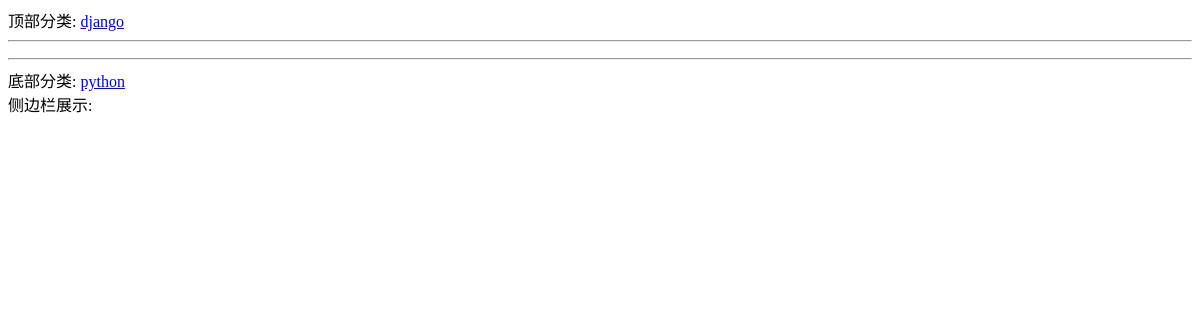
Before: / with the older database file.
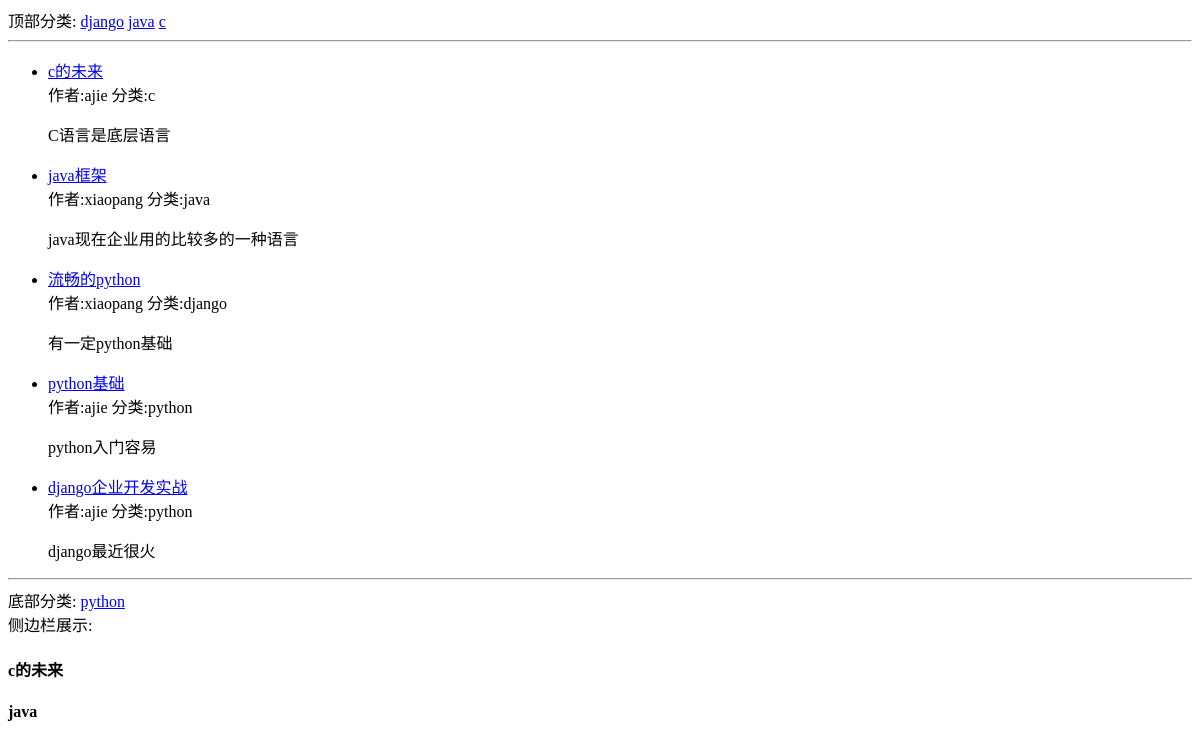
After: the same page with the newer database file.
### blog/models.py (models this page shows, shortened)
class Category(models.Model):
    STATUS_NORMAL = 1
    STATUS_DELETE = 0
    STATUS_ITEMS = (
        (STATUS_NORMAL, '正常'),
        (STATUS_DELETE, '删除'),
    )
    name = models.CharField(max_length=50, verbose_name='名称')
    status = models.PositiveIntegerField(default=STATUS_NORMAL, choices=STATUS_ITEMS, verbose_name='状态')
    is_nav = models.BooleanField(default=False, verbose_name='是否为导航')
    owner = models.ForeignKey(User, verbose_name='作者')
    created_time = models.DateTimeField(auto_now_add=True, verbose_name='创建时间')
    pv = models.PositiveIntegerField(default=1)
    uv = models.PositiveIntegerField(default=1)
    class Meta:
        verbose_name = verbose_name_plural = '分类'
    @classmethod
    def get_navs(cls):
        categories = cls.objects.filter(status=cls.STATUS_NORMAL)
        nav_categories = []
        normal_categories = []
        for cate in categories:
            if cate.is_nav:
                nav_categories.append(cate)
            else:
                normal_categories.append(cate)
        return {
            'navs': nav_categories,
            'categories': normal_categories,
        }

class Post(models.Model):
    STATUS_NORMAL = 1
    STATUS_DELETE = 0
    STATUS_DRAFT = 2  # draft
    STATUS_ITEMS = (
        (STATUS_NORMAL, '正常'),
        (STATUS_DELETE, '删除'),
    )
    title = models.CharField(max_length=255, verbose_name='标题')
    desc = models.CharField(max_length=1024, blank=True, verbose_name='摘要')
    content = models.TextField(verbose_name='正文', help_text='正文必须为Markdown格式')
    status = models.PositiveIntegerField(default=STATUS_NORMAL, choices=STATUS_ITEMS, verbose_name='状态')
    category = models.ForeignKey(Category, verbose_name='分类')
    tag = models.ManyToManyField(Tag, verbose_name='标签')
    owner = models.ForeignKey(User, verbose_name='作者')
    created_time = models.DateTimeField(auto_now_add=True, verbose_name='创建时间')
    class Meta:
        verbose_name = verbose_name_plural = '文章'
        ordering = ['-id']  # 根据id进行降序排序

### config/models.py (models this page shows, shortened)
class SideBar(models.Model):
    STATUS_SHOW = 1
    STATUS_HIDE = 0
    STATUS_ITEMS = (
        (STATUS_SHOW, '展示'),
        (STATUS_HIDE, '隐藏'),
    )
    DISPLAY_HTML = 1
    DISPLAY_LATEST = 2
    DISPLAY_HOT = 3
    DISPLAY_COMMENT = 4
    SIDE_TYPE = (
        (DISPLAY_HTML, 'HTML'),
        (DISPLAY_LATEST, '最新文章'),
        (DISPLAY_HOT, '最热文章'),
        (DISPLAY_COMMENT, '最近评论'),
    )
    title = models.CharField(max_length=50, verbose_name='标题')
    display_type = models.PositiveIntegerField(default=1, choices=SIDE_TYPE, verbose_name='展示类型')
    content = models.CharField(max_length=500, blank=True, verbose_name='内容', help_text='如果设置的不是HTML类型,可为空')
    status = models.PositiveIntegerField(default=STATUS_SHOW, choices=STATUS_ITEMS, verbose_name='状态')
    owner = models.ForeignKey(User, verbose_name='作者')
    created_time = models.DateTimeField(auto_now_add=True, verbose_name='创建时间')
    class Meta:
        verbose_name = verbose_name_plural = '侧边栏'
    @classmethod
    def get_all(cls):
        return cls.objects.filter(status=cls.STATUS_SHOW)

### blog/views.py (the view)
# urls.py: url(r'^$', IndexView.as_view(), name='index'),
class IndexView(CommonViewMixin, ListView):
    queryset = Post.latest_posts()
    paginate_by = 5
    context_object_name = 'post_list'
    template_name = 'blog/list.html'

### blog/views.py (called while the page is built)
    def get_context_data(self, **kwargs):
        context = super().get_context_data(**kwargs)
        context.update({
            'sidebars': SideBar.get_all(),
        })
        context.update(Category.get_navs())
        return context

### typeidea/templates/blog/list.html (shortened to what this page needs)
<!DOCTYPE html>
<html lang="en">
<head>
</head>
<body>
{% extends './base.html' %}
{% block main %}
    <ul>
        {% for post in post_list %}
            <li>
                <a href={% url 'post-detail' post.id %}>{{ post.title }}</a>
                <div>
                    <span>作者:{{ post.owner.username }}</span>
                    <span>分类:{{ post.category.name }}</span>
                </div>
                <p>{{ post.desc }}</p>
            </li>
        {% endfor %}
    </ul>
{% endblock %}

### typeidea/templates/blog/base.html (shortened to what this page needs)
<!DOCTYPE html>
<html lang="en">
<head>
</head>
<body>
<div>顶部分类:
    {% for cate in navs %}
        <a href="/category/{{ cate.id }}/">{{ cate.name }}</a>
    {% endfor %}
</div>
<hr>
{% block main %}
{% endblock %}
<hr>
<div>底部分类:
    {% for cate in categories %}
        <a href="/category/{{ cate.id }}/">{{ cate.name }}</a>
    {% endfor %}
</div>
<div>侧边栏展示:
    {% for sidebar in sidebars %}
        <h4>{{ sidebar.title }}</h4>
    {% endfor %}
</div>
</body>
</html>

Changed rows visible on the page:
added Category: name "java"
added Category: name "c"
added Post: title "c的未来", owner.username "ajie", category.name "c", desc "C语言是底层语言"
added Post: title "java框架", owner.username "xiaopang", category.name "java", desc "java现在企业用的比较多的一种语言"
added Post: title "流畅的python", owner.username "xiaopang", category.name "django", desc "有一定python基础"
added Post: title "python基础", owner.username "ajie", category.name "python", desc "python入门容易"
added Post: title "django企业开发实战", owner.username "ajie", category.name "python", desc "django最近很火"
added SideBar: title "c的未来"
added SideBar: title "java"
